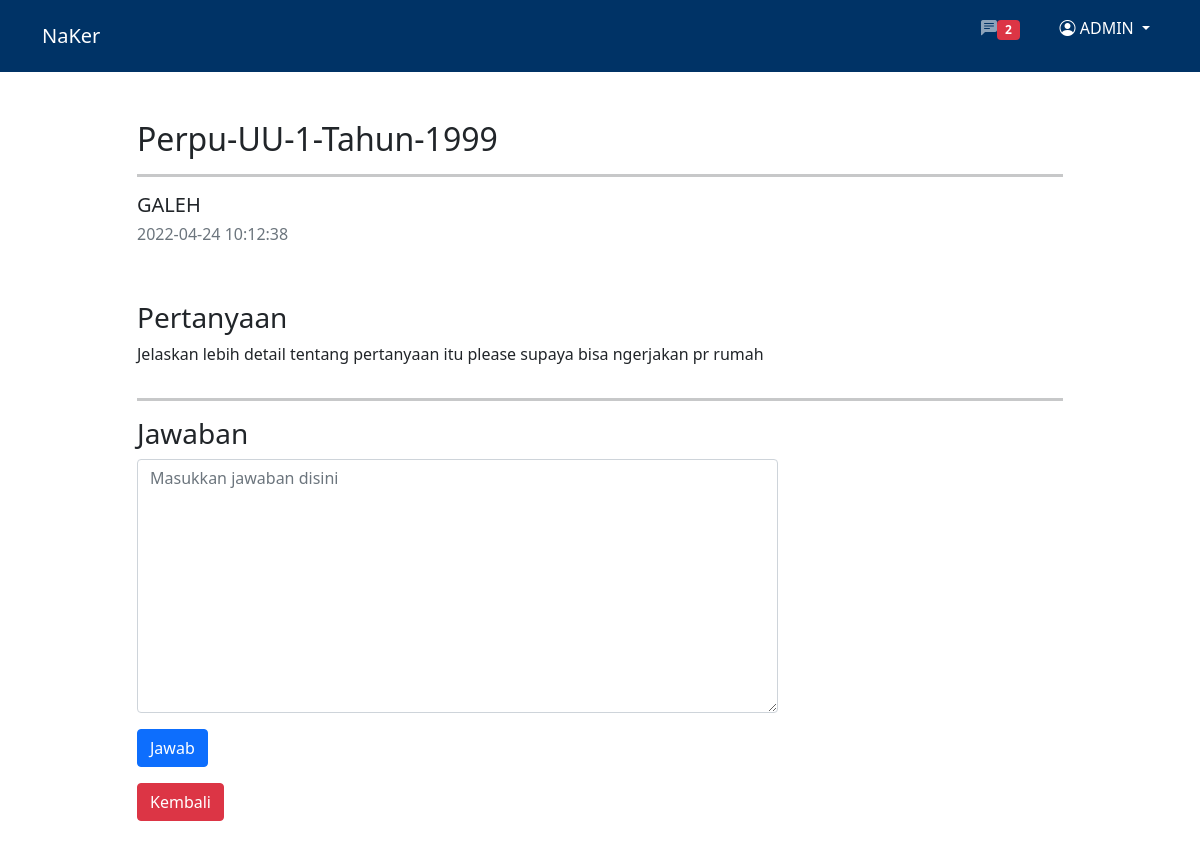
Screenshot of /public/Qa/admInsert/5 (signed in) with the database file from the repository.
### tables this page shows
CREATE TABLE `users` (
  `id` int NOT NULL AUTO_INCREMENT,
  `name` varchar(128) DEFAULT NULL,
  `email` varchar(128) NOT NULL,
  `image` varchar(128) DEFAULT NULL,
  `password` varchar(255) NOT NULL,
  `gender` enum('Laki-laki','Perempuan','Other') DEFAULT NULL,
  `telp` varchar(20) DEFAULT NULL,
  `alamat` text,
  `role_id` int DEFAULT NULL,
  `is_active` tinyint DEFAULT NULL,
  `date_create` timestamp NULL DEFAULT CURRENT_TIMESTAMP,
  PRIMARY KEY (`id`),
  UNIQUE KEY `email` (`email`),
  KEY `fk_user_userRole` (`role_id`),
  CONSTRAINT `fk_user_userRole` FOREIGN KEY (`role_id`) REFERENCES `user_role` (`id`)
);

CREATE TABLE `qa` (
  `id` int NOT NULL AUTO_INCREMENT,
  `judul` varchar(255) NOT NULL,
  `ask` text,
  `answer` text,
  `user_id` int NOT NULL,
  `time_create` timestamp NULL DEFAULT CURRENT_TIMESTAMP,
  PRIMARY KEY (`id`),
  KEY `fk_askwer_users` (`user_id`),
  CONSTRAINT `qa_ibfk_1` FOREIGN KEY (`user_id`) REFERENCES `users` (`id`)
);

### app/core/Controller.php (called while the page is built, shortened)
<?php
class Controller {
    public function view($view, $data = []) {
        require_once "../app/views/" . $view . '.php';
    }
    public function model($model) {
        return new $model;
    }
}

### app/controllers/Qa.php (called while the page is built, shortened)
<?php session_start();
class Qa extends Controller {
    public function admInsert($id) {
        $data['page'] = "Jawab Pertanyaan";
        $data['user'] = $this->model('User_model')->viewUser($_SESSION)[0];
        $data['qa'] = $this->model('Qa_model')->getQa($id);
        $data['notify'] = $this->model('Qa_model')->countNotify();
        $this->view("qa/answer", $data);
    }
}

### app/core/App.php (called while the page is built, shortened)
<?php
class App {
    private $method = 'index';
    private $parameter = [];
    public function __construct() {
            $url = $this->getUrl();
        if(isset($url[0])) {
            if(file_exists('../app/controllers/' . $url[0] . '.php')) {
                unset($url[0]);
            }
        }
        $this->controller = new $this->controller;
        if(isset($url[1])) {
            if(method_exists($this->controller, $url[1])) {
                $this->method = $url[1];
                unset($url[1]);
            }
        }
        if(!empty($url)) {
            $this->parameter = array_values($url);
        }
        call_user_func_array([$this->controller, $this->method], $this->parameter);
    }
    public function getUrl() {
        if(isset($_GET['url'])) {
            $url = rtrim($_GET['url'], '/');
            $url = filter_var($url, FILTER_SANITIZE_URL);
            $url = explode('/', $url);
            return $url;
        }
    }
}

### public/index.php (called while the page is built, shortened)
<?php
$app = new App();

### app/core/Database.php (called while the page is built, shortened)
<?php
class Database {
    private $host = DB_HOST;
    private $user = DB_USER;
    private $pass = DB_PASS;
    private $db_name = DB_NAME;
    private $connect;
    private $sql;
    public function __construct() {
        $source = "mysql:host=" . $this->host . ";dbname=" . $this->db_name;
        $options = [
            PDO::ATTR_PERSISTENT => true,
            PDO::ATTR_ERRMODE => PDO::ERRMODE_EXCEPTION
        ];
        try{
            $this->connect = new PDO($source, $this->user, $this->pass, $options);
        } catch(PDOException $e) {
            die($e->getMessage());
        }
    }
    public function query($sql) {
        $this->sql = $this->connect->prepare($sql);
    }
    public function execute() {
        $this->sql->execute();
    }
    public function resultSet() {
        $this->execute();
        return $this->sql->fetchAll(PDO::FETCH_ASSOC);
    }
    public function single() {
        $this->execute();
        return $this->sql->fetch(PDO::FETCH_ASSOC);
    }
}

### app/models/Qa_model.php (called while the page is built, shortened)
<?php
class Qa_model {
    private $db;
    public function __construct()
    {
        $this->db = new Database;
    }
    public function getQa($id) {
        $sql = "SELECT q.id, q.judul, q.ask, q.time_create, u.name FROM qa AS q JOIN users AS u ON (q.user_id = u.id) WHERE q.id = $id";
        $this->db->query($sql);
        $result = $this->db->single();
        return $result;
    }
    public function countNotify() {
        $sql = "SELECT count(id) AS notif FROM qa WHERE answer IS NULL";
        $this->db->query($sql);
        return $this->db->single();
    }
}

### app/models/User_model.php (called while the page is built, shortened)
<?php
class User_model {
    private $db;
    public function __construct()
    {
        $this->db = new Database;
    }
    public function viewUser($data) {
        $email = $data['data']['email'];
        $sql = "SELECT * FROM users WHERE email = '$email'";
        $this->db->query($sql);
        $user = $this->db->resultSet();
        return $user;
    }
}

### app/views/qa/answer.php (the view, shortened to what this page needs)
<nav class="navbar fixed-top navbar-expand-lg navbar-dark" style="background-color: #003366;">
  <div class="container">
    <a class="navbar-brand" href="<?= BASEURL ?>admin">NaKer</a>
      <div class="navbar-nav">
        <a class="nav-link mx-4" aria-current="page" href="<?= BASEURL ?>qa/admin"><i class="bi bi-chat-left-text-fill fa-1x"></i><span class="badge bg-danger"><?= $data['notify']['notif']; ?></span>
        </a>
        <div class="dropdown">
            <p class="nav-link active dropdown-toggle" type="button" id="dropdownMenuButton1" data-bs-toggle="dropdown" aria-expanded="false">
            <i class="bi bi-person-circle fa-1x"></i> <?= $data['user']['name']; ?>
            </p>
        </div>
      </div>
  </div>
</nav>
<div class="container" style="margin-top: 120px;">
    <div class="row mt-2">
        <div class="col-md-10 offset-md-1">
            <h2><?= $data['qa']['judul']; ?></h2>
            <hr style="height:3px; border:0; box-shadow: 0 5px -5px #8c8c8c inset">
        </div>
    </div>
    <div class="row">
        <div class="col-md-10 offset-md-1">
            <h5><?= $data['qa']['name']; ?></h5>
        </div>
        <div class="col-md-10 offset-md-1">
            <h6 class="text-muted"><?= $data['qa']['time_create']; ?></h6>
        </div>
    </div>
    <div class="row">
        <div class="col-md-10 offset-md-1 mt-5">
            <div class="ba1">
                <h3>Pertanyaan</h3>
                <p class="text-justify"><?= $data['qa']['ask']; ?></p>
            </div>
        </div>
        <div class="col-md-10 offset-md-1">
        <hr style="height:3px; border:0; box-shadow: 0 5px -5px #8c8c8c inset">
        </div>
    </div>
    <div class="row">
        <div class="col-md-10 offset-md-1">
            <h3>Jawaban</h3>
        </div>
        <div class="col-md-7 offset-md-1 mb-4">
            <form action="<?= BASEURL ?>Qa/insertAswAdm" method="POST">
                <div class="mb-3">
                    <textarea class="form-control" name="answer" id="answer" rows="10" placeholder="Masukkan jawaban disini"></textarea>
                </div>
                <button name="submit" type="submit" class="btn btn-primary">Jawab</button>
            </form>
            <a href="<?= BASEURL ?>qa/admin"><button class="btn btn-danger mt-3">Kembali</button></a>
        </div>
    </div>
</div>

### rows the page displays
users: name "ADMIN"
qa: judul "Perpu-UU-1-Tahun-1999", user.name "GALEH", time_create "2022-04-24 10:12:38", ask "Jelaskan lebih detail tentang pertanyaan itu please supaya bisa ngerjakan pr rumah"

### other values shown
$data['notify']['notif'] "2"
